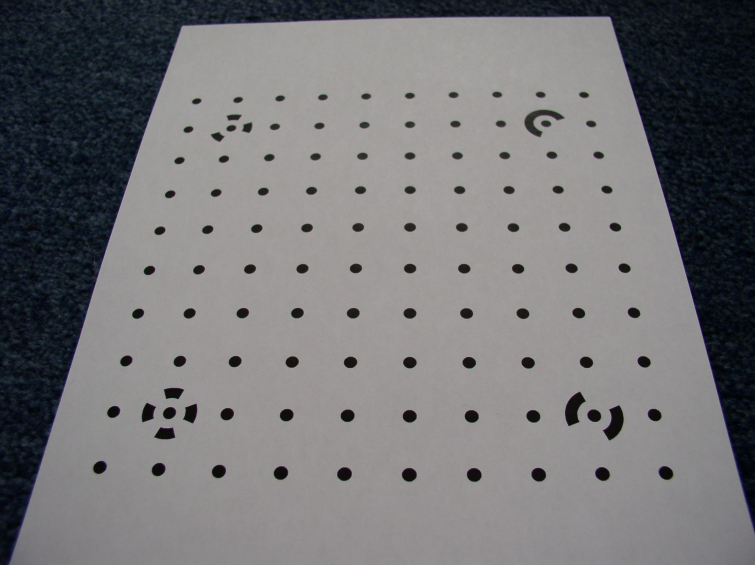
#> input picture Aufgabe_2/Kalib.BMP, 755 x 565 px, found by its file name
$ jupyter execute AffineTransformation_Template.ipynb   (shell and % lines are left out)   (older library calls are emulated)
#> lines starting #> are read from the running program, lines starting #| are printed output that depends on the picture; long printed decimals are rounded
[cell 1]
# Alle Variablen löschen ohne zu fragen.
# Hierdurch werden Seiteneffekte vermieden.

[cell 2]

# Laden der verwendeten Bibliotheken
from PIL import Image
import   numpy  as np
import   scipy
import   matplotlib                 # https://matplotlib.org/3.1.1/tutorials/index.html
import   matplotlib.pyplot as plt   # https://matplotlib.org/tutorials/introductory/pyplot.html
import   time

[cell 3]
# Bild laden mit PIL und Konvertierung in ein Grauwertbild
img = Image.open("kalib.bmp").convert("L")

[cell 4]
# PIL-Image darstellen
img

[cell 5]
# Informationen über PIL-Image
print('format =', img.format)
#| format = None
print('info   =', img.info)
#| info   = {'dpi': (71.984, 71.984), 'compression': 0}
print()
print('size   =', img.size,)
#| size   = (755, 565)
print('mode   =', img.mode)  # 'L' = 8-bit-unsigned
#| mode   = L

[cell 6]
# PIL-Image in ein numpy-Array umwandeln
src = np.array(img)
print('src=',src)
#> (printed output is left out)
print()
# Informationen über numpy-Array
print('shape =', src.shape)
#| shape = (565, 755)
print('type  =', src.dtype)
#| type  = uint8
print('min   =', src.min())
#| min   = 1
print('max   =', src.max())
#| max   = 166

[cell 7]
def outsideImage(coordinate, maxsize):
    isOutside = False;

    if (coordinate < 0 or coordinate > maxsize):
        isOutside = True;

    return isOutside

def bilinInterpol(Xtilde, Ytilde, src):
    xfloor = np.int(np.floor(Xtilde))
    yfloor = np.int(np.floor(Ytilde))

    xrint = xfloor + 1
    yrint = yfloor + 1

    # Alle Bildpunkte
    x1 = np.int64(src[yfloor][xfloor])
    x2 = np.int64(src[yfloor][xrint])
    x3 = np.int64(src[yrint][xfloor])
    x4 = np.int64(src[yrint][xrint])

    # interpolierten Grauwert berechnen
    fx1 = x1 + (Xtilde - xfloor) * (x2 - x1)
    fx2 = x3 + (Xtilde - xfloor) * (x4 - x3)
    interpolatedValue = fx1 + (Ytilde - yfloor) * (fx2 - fx1)

    return interpolatedValue


# a = [(a0, a1, a2), (b0, b1, b2)]
def AffineTransformation(src, a, method=0):

    # Zielbild anlegen
#> called with method = 0
    dst = np.copy(src)

    # Größe des Quellbildes bestimmen
    ysize = src.shape[0]
#> ysize = 565
    xsize = src.shape[1]
#> xsize = 755

    for y in range(0, ysize):
        for x in range(0, xsize):
            xq = a[0][0] + a[0][1] * x + a[0][2] * y;
            yq = a[1][0] + a[1][1] * x + a[1][2] * y;

            if(outsideImage(xq, xsize) or outsideImage(yq, ysize)):
                dst[y][x] = 0
            elif (method == 1):
                interpolatedValue = bilinInterpol(xq, yq, src)

                # Quellbildpunkt übertragen
                dst[y][x] = interpolatedValue
            else:
                # Kaufmännisch runden
                xq += 0.5
                yq += 0.5
                xq = np.int(xq)
                yq = np.int(yq)

                # Quellbildpunkt übertragen
                dst[y][x] = src[yq][xq]
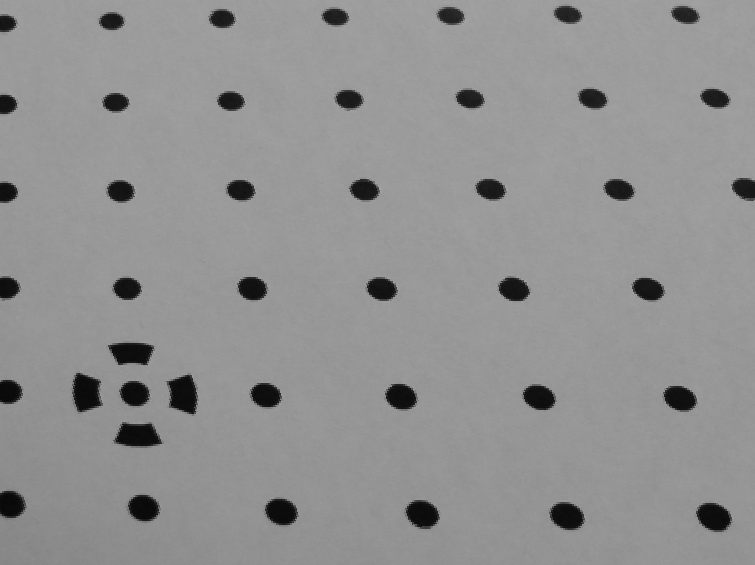
#> dst: shape (565, 755); min 8, max 162, mean 145.1
    return dst

[cell 8]
# Koeffizienten-Array Coeff anlegen ...


start = time.time()
Coeff = [(160.7917, 0.4417, -0.13), (218.7417, 0.00167, 0.4925)]
# Affine Transformation aufrufen
Transformed = AffineTransformation(src, Coeff, method=0)
#Transformed = AffineTransformation(src, Coeff, method=1)

ende   = time.time()
print('Runtime   = {:5.3f}s'.format(ende-start))

[cell 9]
plt.figure(figsize = (8,7))

plt.subplot(211)
plt.imshow(src, cmap='gray', vmin=0, vmax=255)
plt.subplot(212)
plt.imshow(Transformed, cmap='gray', vmin=0, vmax=255)
plt.suptitle('affine Transformation : vorher - nachher')
plt.show()
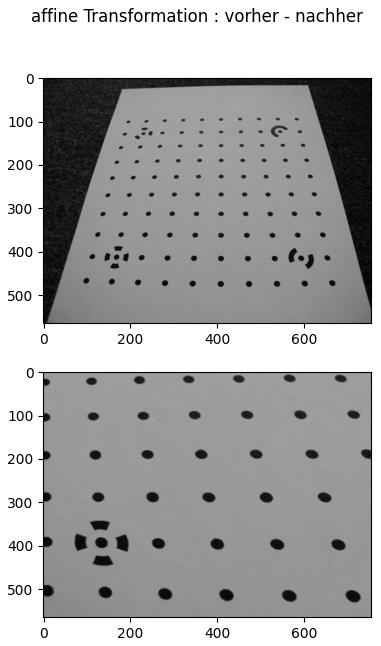
#> figure drawn by matplotlib, 2 panels

#plt.imshow(Transformed, cmap='gray', vmin=0, vmax=255)
#plt.title('affine Transformation')
#plt.show()

# Informationen zum Bild
print('min/max =', Transformed.min(), Transformed.max())
#| min/max = 8 162
print('shape   =', Transformed.shape)
#| shape   = (565, 755)
print('dtype   =', Transformed.dtype)
#| dtype   = uint8
